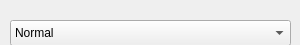
<?xml version="1.0" encoding="UTF-8"?>
<ui version="4.0">
 <class>StatePropertyGridWidget</class>
 <widget class="QWidget" name="StatePropertyGridWidget">
  <property name="geometry">
   <rect>
    <x>0</x>
    <y>0</y>
    <width>300</width>
    <height>45</height>
   </rect>
  </property>
  <property name="minimumSize">
   <size>
    <width>300</width>
    <height>45</height>
   </size>
  </property>
  <property name="windowTitle">
   <string>Form</string>
  </property>
  <widget class="QComboBox" name="stateSelectComboBox">
   <property name="geometry">
    <rect>
     <x>10</x>
     <y>20</y>
     <width>281</width>
     <height>26</height>
    </rect>
   </property>
   <item>
    <property name="text">
     <string>Normal</string>
    </property>
   </item>
   <item>
    <property name="text">
     <string>Pressed</string>
    </property>
   </item>
   <item>
    <property name="text">
     <string>Disabled</string>
    </property>
   </item>
   <item>
    <property name="text">
     <string>Selected</string>
    </property>
   </item>
   <item>
    <property name="text">
     <string>Hover</string>
    </property>
   </item>
  </widget>
 </widget>
 <resources/>
 <connections/>
</ui>
